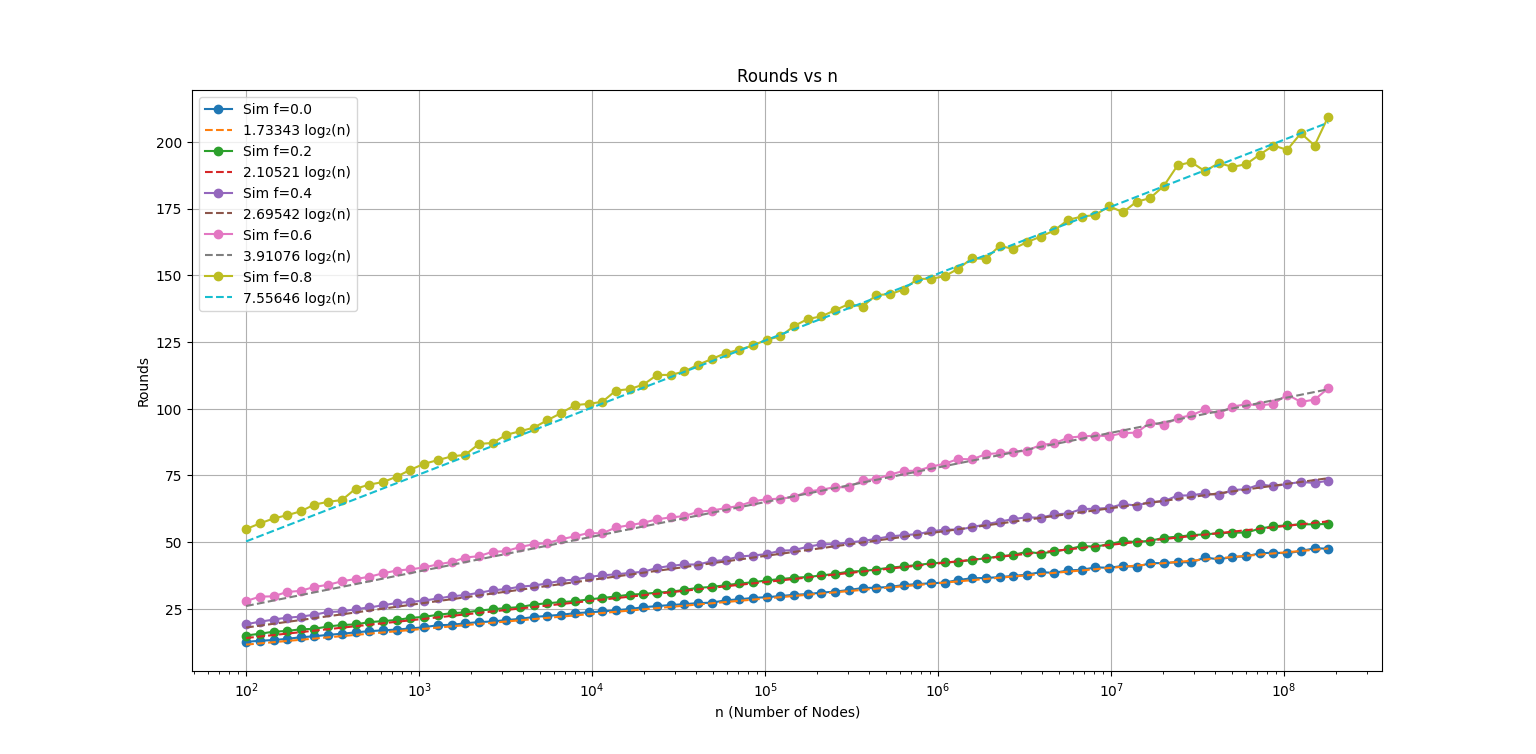

The script that drew this image:
import pandas as pd
import matplotlib.pyplot as plt
import numpy as np

df = pd.read_csv("output.csv")
f_values = sorted(df["f"].unique())
c_values = [1.73343, 2.10521, 2.69542, 3.91076, 7.55646]
plt.figure()

for i, f in enumerate(f_values):
    subset = df[df["f"] == f]
    x = subset["n"]
    y = subset["mean_rounds"]
    
    plt.plot(x, y, marker='o', label=f"Sim f={f}")
    x_theory = np.array(x)
    y_theory = c_values[i] * np.log2(x_theory)
    plt.plot(x_theory, y_theory, linestyle='--', label=f"{c_values[i]} log₂(n)")

plt.xlabel("n (Number of Nodes)")
plt.ylabel("Rounds")
plt.title("Rounds vs n")
plt.xscale("log")

plt.legend()
plt.grid()
plt.show()
df['x'] = 1 / (1 - df['f'])

n_counts = df['n'].value_counts()
best_n = n_counts.idxmax()

print(f"Using n = {best_n} (has {n_counts.max()} data points)")

subset = df[df['n'] == best_n].sort_values('x')
x = subset['x'].values
y = subset['mean_rounds'].values

m, c = np.polyfit(x, y, 1)
print(f"Best fit line: y = {m:.4f}x + {c:.4f}")

x_fit = np.linspace(min(x), max(x), 200)
y_fit = m * x_fit + c

plt.figure()
plt.plot(x, y, 'o', label='Data')
plt.plot(x_fit, y_fit, label=f'Fit: y = {m:.2f}x + {c:.2f}')
plt.xlabel('1 / (1 - f)')
plt.ylabel('Mean Rounds')
plt.title(f'Mean Rounds vs 1/(1-f) for n = {best_n}')
plt.legend()
plt.grid()

plt.show()
